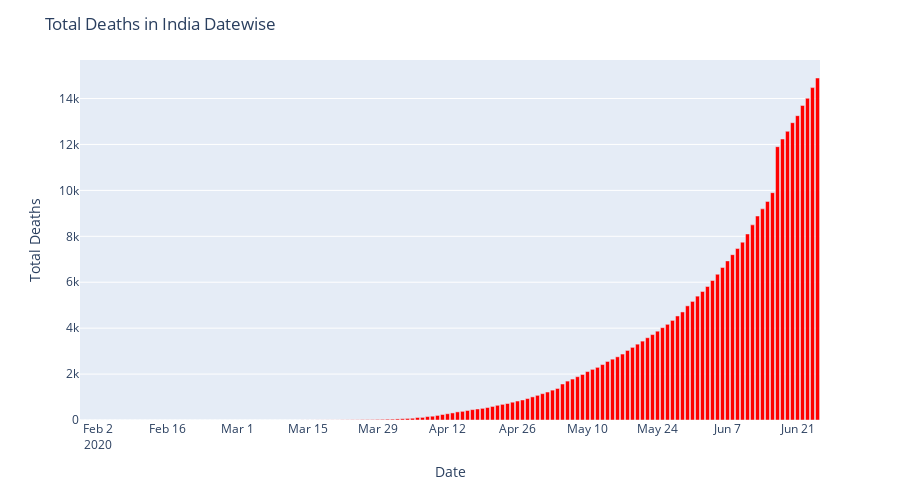

Notebook code cell kept with this figure:
### Code cell
#Total Deaths in India Datewise
corona_data = df_complete.groupby(['Date'])['Total Deaths'].sum().reset_index().sort_values('Total Deaths',ascending = True)

fig = px.bar(corona_data, y='Total Deaths', x='Date',hover_data =['Total Deaths'], height=500) #bar chart using plotly
fig.update_traces(marker_color='rgb(255,0,0)')
fig.update_layout(
    title='Total Deaths in India Datewise')
fig.show()

### Figure 1 — Plotly figure (JSON) as saved in the notebook; plotly's stock layout.template omitted (floating-point values rounded to 4 significant figures; data arrays with more than 128 entries replaced by an {"elided": "..."} marker saying what was removed)
{"data": [{"alignmentgroup": "True", "customdata": {"elided": "148x1 int values"}, "hovertemplate": "Date=%{x}<br>Total Deaths=%{customdata[0]}<extra></extra>", "legendgroup": "", "marker": {"color": "rgb(255,0,0)"}, "name": "", "offsetgroup": "", "orientation": "v", "showlegend": false, "textposition": "auto", "type": "bar", "x": {"elided": "148 str values"}, "xaxis": "x", "y": {"elided": "148 int values"}, "yaxis": "y"}], "layout": {"barmode": "relative", "height": 500, "legend": {"tracegroupgap": 0}, "margin": {"t": 60}, "title": {"text": "Total Deaths in India Datewise"}, "xaxis": {"anchor": "y", "domain": [0, 1], "title": {"text": "Date"}}, "yaxis": {"anchor": "x", "domain": [0, 1], "title": {"text": "Total Deaths"}}}}
